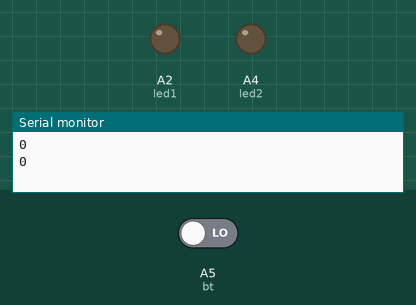
Recording of a sketch running on a simulated Arduino Uno, built with avr-gcc and run on an emulated ATmega328P. Shown: output pins drawn as LEDs (lit = HIGH), the last lines printed to the serial monitor. The test bench sets the inputs (shaded band); at power-on: A5 (bt) LOW.

Above: at 18.0 s.
18.1 s: A5 (bt) driven HIGH
At 18.6 s:
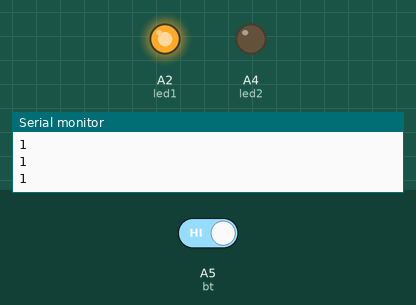
27.2 s: A5 (bt) driven LOW
At 28.0 s:
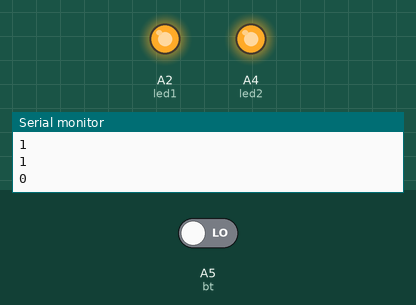
At 31.0 s:
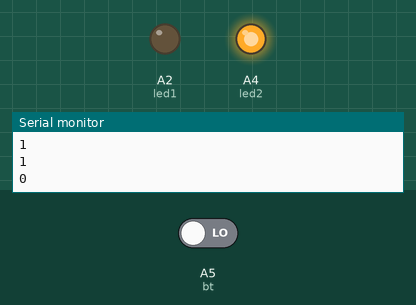
Timing chart, 0 to 41.8 s (numbered marks = the images above; inputs shaded):
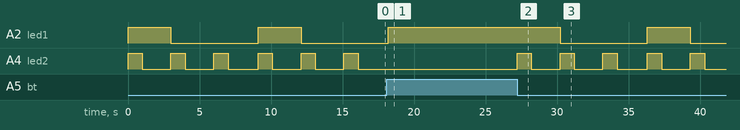

The sketch:

ledsw.ino
```cpp
int bt = A5;
int bts = 0;
int led1 = A2;
int led2 = A4;

void setup() {
  Serial.begin(9600);
  pinMode(led1, OUTPUT);
  pinMode(led2, OUTPUT);
  pinMode(bt, INPUT);

}

void loop() {
 bts = digitalRead(bt);

 Serial.println(bts);
 if(bts == HIGH){
  digitalWrite(led1, HIGH);
 }else if (bts == LOW){
  digitalWrite(led1, HIGH);
  digitalWrite(led2, HIGH);
  delay(1000);
  digitalWrite(led2, LOW);
  delay(2000);
  digitalWrite(led1, LOW);
  digitalWrite(led2, HIGH);
  delay(1000);
  digitalWrite(led2, LOW);
  delay(2000);
  digitalWrite(led2, HIGH);
  delay(1000);
  digitalWrite(led2, LOW);
  delay(2000);
 }
 delay(100);
}
```

Measured:
- after the input at 18.1 s, A2 (led1): goes on until 18.2 s, then stays HIGH; A4 (led2): stops changing and stays LOW
- after the input at 27.2 s, A2 (led1): HIGH → LOW after 3.0 s, → HIGH 6.1 s later, → LOW 3.0 s later; A4 (led2): alternates HIGH for 1.0 s and LOW for 2.0 s, starting at once
- by itself, A2 (led1): alternates HIGH for 3.0 s and LOW for 6.1 s
- by itself, A4 (led2): alternates HIGH for 1.0 s and LOW for 2.0 s
